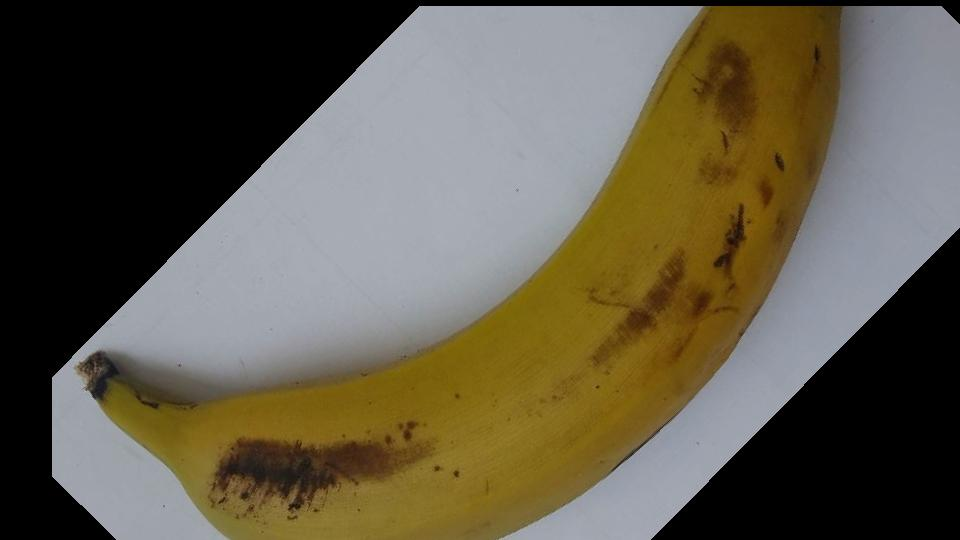
#> input picture augmented_dataset/Yellowish_Green/y001_aug_1.jpg, 960 x 540 px, given in place of v001.jpg, which was not available
$ jupyter execute --allow-errors banana.ipynb   (older library calls are emulated)
#> lines starting #> are read from the running program, lines starting #| are printed output that depends on the picture; pictures that were not available may be replaced by others from this repository, and a replacement may not be noted
[cell 1]
import torch
from torchvision import datasets, transforms
from torch.utils.data import DataLoader
from torch.utils.data import Dataset

[cell 2]
import cv2
import matplotlib.pyplot as plt

# apply bilateral filter to an image
def bilateral_filter(img, d, sigmaColor, sigmaSpace):
    return cv2.bilateralFilter(img, d, sigmaColor, sigmaSpace)

# apply median filter to an image
def median_filter(img, ksize):
    return cv2.medianBlur(img, ksize)

# apply gaussian filter to an image
def gaussian_filter(img, ksize, sigmaX):
    return cv2.GaussianBlur(img, ksize, sigmaX)

# apply average filter to an image
def average_filter(img, ksize):
    return cv2.blur(img, ksize)

# apply sobel filter to an image
def sobel_filter(img, dx, dy, ksize):
    return cv2.Sobel(img, cv2.CV_64F, dx, dy, ksize)

img = cv2.imread('data/Overripen/v001.jpg')
#> img is the input picture: shape (540, 960, 3); mean B, G, R 73.5, 90.1, 96.4
img = cv2.cvtColor(img, cv2.COLOR_BGR2RGB)

# apply bilateral filter
img_bilateral = bilateral_filter(img, 9, 75, 75)
#> in bilateral_filter, `return cv2.bilateralFilter(img, d, sigmaColor, sigmaSpace)`:
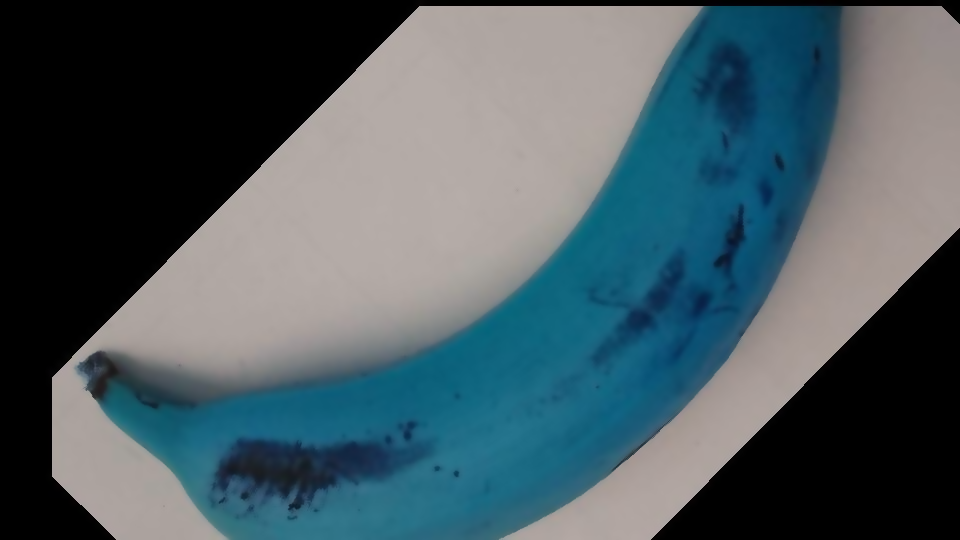
#> returned value: shape (540, 960, 3); mean of channels 0, 1, 2 96.4, 90.1, 73.5; drawn as B, G, R

# visualize the result
plt.figure(figsize=(15, 5))
plt.subplot(1, 2, 1)
plt.imshow(img)
plt.title('Original Image')
plt.axis('off')

plt.subplot(1, 2, 2)
plt.imshow(img_bilateral)
plt.title('Bilateral Filter')
plt.axis('off')

plt.show()
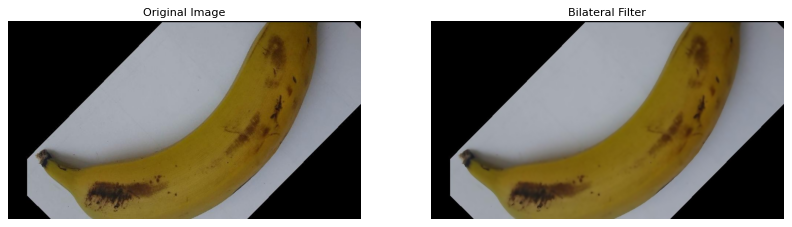
#> figure drawn by matplotlib, 2 panels

[cell 3]
import os
from PIL import Image
from torchvision import transforms
import glob

# Define augmentations (same as before)
#> (the rest of this cell did not finish here and is left out)

[cell 4]
labels_ripeness = ['Green','Midripen','Overripen','Yellowish_Green']

[cell 5]
import os
import PIL

class BananaRipenessDataset(Dataset):
    # [18 lines left out: function __init__, not called in this run]

    def __len__(self):
        return len(self.image_paths)

    # [9 lines left out: function __getitem__, not called in this run]

# Define transformations
#> (the rest of this cell did not finish here and is left out)

[cell 6]
from torch.utils.data import DataLoader, random_split

# Define dataset sizes
#> (the rest of this cell did not finish here and is left out)

[cell 7]
# Useful Modules
import torch
from torch import nn
from math import ceil

[cell 8]
''' A simple Convolution, Batch Normalization, and Activation Class'''

class ConvBnAct(nn.Module):

    def __init__(self, n_in, n_out, kernel_size = 3, stride = 1,
                 padding = 0, groups = 1, bn = True, act = True,
                 bias = False
                ):

        super(ConvBnAct, self).__init__()

        self.conv = nn.Conv2d(n_in, n_out, kernel_size = kernel_size,
                              stride = stride, padding = padding,
                              groups = groups, bias = bias
                             )
        self.batch_norm = nn.BatchNorm2d(n_out) if bn else nn.Identity()
        self.activation = nn.SiLU() if act else nn.Identity()

    # [7 lines left out: function forward, not called in this run]

#------------------------------------------------------------------------------

''' Squeeze and Excitation Block '''

class SqueezeExcitation(nn.Module):

    # [17 lines left out: functions __init__, forward, not called in this run]

#------------------------------------------------------------------------------

''' Stochastic Depth Module'''

class StochasticDepth(nn.Module):

    # [13 lines left out: functions __init__, forward, not called in this run]

#-------------------------------------------------------------------------------

''' Residual Bottleneck Block with Expansion Factor = N as defined in Mobilenet-V2 paper
    with Squeeze and Excitation Block and Stochastic Depth.
'''

class MBConvN(nn.Module):

    # [38 lines left out: functions __init__, forward, not called in this run]


#----------------------------------------------------------------------------------------------

'''Efficient-net Class'''

class EfficientNet(nn.Module):

    '''Generic Efficient net class which takes width multiplier, Depth multiplier, and Survival Prob.'''

    def __init__(self, width_mult = 1, depth_mult = 1,
                 dropout_rate = 0.2, num_classes = 1000):
        super(EfficientNet, self).__init__()

        last_channel = ceil(1280 * width_mult)
        self.features = self._feature_extractor(width_mult, depth_mult, last_channel)
        self.avgpool = nn.AdaptiveAvgPool2d(1)
        self.classifier = nn.Sequential(
            nn.Dropout(dropout_rate),
            nn.Linear(last_channel, num_classes)
        )

    # [7 lines left out: function forward, not called in this run]


    def _feature_extractor(self, width_mult, depth_mult, last_channel):

        channels = 4*ceil(int(32*width_mult) / 4)
        layers = [ConvBnAct(3, channels, kernel_size = 3, stride = 2, padding = 1)]
        in_channels = channels

        kernels = [3, 3, 5, 3, 5, 5, 3]
        expansions = [1, 6, 6, 6, 6, 6, 6]
        num_channels = [16, 24, 40, 80, 112, 192, 320]
        num_layers = [1, 2, 2, 3, 3, 4, 1]
        strides =[1, 2, 2, 2, 1, 2, 1]

        # Scale channels and num_layers according to width and depth multipliers.
        scaled_num_channels = [4*ceil(int(c*width_mult) / 4) for c in num_channels]
        scaled_num_layers = [int(d * depth_mult) for d in num_layers]


        for i in range(len(scaled_num_channels)):

            layers += [MBConvN(in_channels if repeat==0 else scaled_num_channels[i],
                               scaled_num_channels[i],
                               kernel_size = kernels[i],
                               stride = strides[i] if repeat==0 else 1,
                               expansion_factor = expansions[i]
                              )
                       for repeat in range(scaled_num_layers[i])
                      ]
            in_channels = scaled_num_channels[i]

        layers.append(ConvBnAct(in_channels, last_channel, kernel_size = 1, stride = 1, padding = 0))

        return nn.Sequential(*layers)

[cell 9]
# Compound scaling factors for efficient-net family.
efficient_net_config = {
    # tuple of width multiplier, depth multiplier, resolution, and Survival Prob
    "b0" : (1.0, 1.0, 224, 0.2),
    "b1" : (1.0, 1.1, 240, 0.2),
    "b2" : (1.1, 1.2, 260, 0.3),
    "b3" : (1.2, 1.4, 300, 0.3),
    "b4" : (1.4, 1.8, 380, 0.4),
    "b5" : (1.6, 2.2, 456, 0.4),
    "b6" : (1.8, 2.6, 528, 0.5),
    "b7" : (2.0, 3.1, 600, 0.5)
}

[cell 10]
def test():
    version = 'b0'
    width_mult, depth_mult, res, dropout_rate = efficient_net_config[version]
    net = EfficientNet(width_mult, depth_mult, dropout_rate)
    x = torch.rand(1, 3, res, res)
    y = net(x)
    print(y.size())

test()
#> (the call stopped at in __init__, `self.conv = nn.Conv2d(n_in, n_out, kernel_size = kernel_size, stride =..`: torch is not available in this run)

[cell 11]
from torch.utils.data import Dataset
from PIL import Image
import os
import numpy as np

#> (the rest of this cell did not finish here and is left out)

[cell 12]
import matplotlib.pyplot as plt
import numpy as np

# [6 lines left out: function imshow, not called in this run]

# Get a batch of training data
#> (the rest of this cell did not finish here and is left out)

[cell 13]
# Pytorch Standard Resnet-18 Model.
from torchvision import models
from torch.optim import lr_scheduler
import torch.optim as optim

# Initialize Efficientnet model
NUM_OF_CLASSES = len(labels_ripeness)
version = 'b0'
width_mult, depth_mult, res, dropout_rate = efficient_net_config[version]
#> (the rest of this cell did not finish here and is left out)

model = model.to(device) # Load model to device.


# Criterion.
criterion = nn.CrossEntropyLoss()
optimizer = optim.SGD(model.parameters(), lr=0.001, momentum=0.9)

# Decay LR by a factor of 0.1 every 7 epochs
exp_lr_scheduler = lr_scheduler.StepLR(optimizer, step_size=7, gamma=0.1)

NUM_OF_EPOCHS = 15

# Training
best_model = train(model = model,
                   criterion = criterion,
                   optimizer = optimizer,
                   scheduler = exp_lr_scheduler,
                   num_of_epochs = NUM_OF_EPOCHS
                  )

#> (a cell that did not finish here is left out)

[cell 15]
# load images and predict
from PIL import Image
import matplotlib.pyplot as plt
import numpy as np

# Load the image
img = Image.open('data/Midripen/m001.jpg')
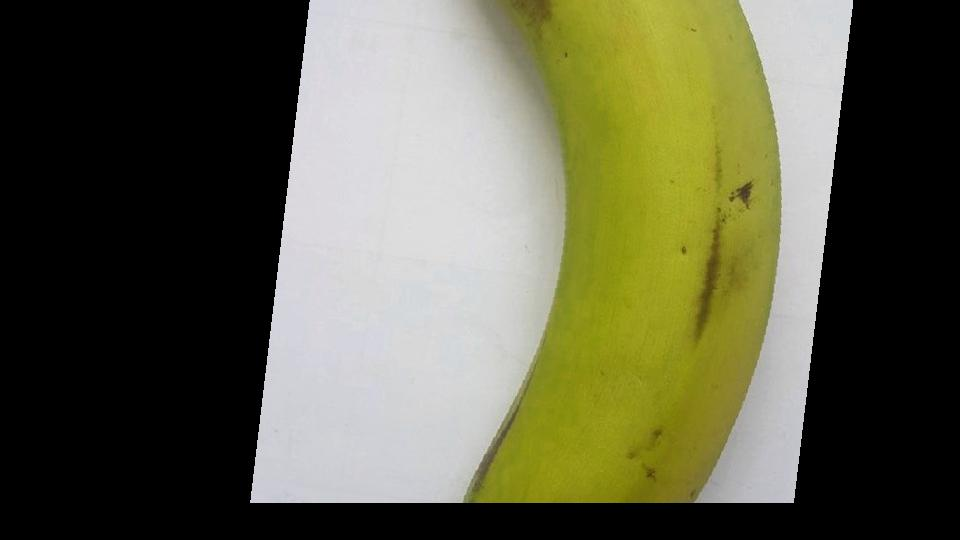
#> input picture augmented_dataset/Yellowish_Green/y002_aug_1.jpg, 960 x 540 px, given in place of m001.jpg, which was not available
#> img is the input picture: PIL image 960x540 RGB; mean R, G, B 95.5, 95.6, 71.6
#> (the rest of this cell did not finish here and is left out)
